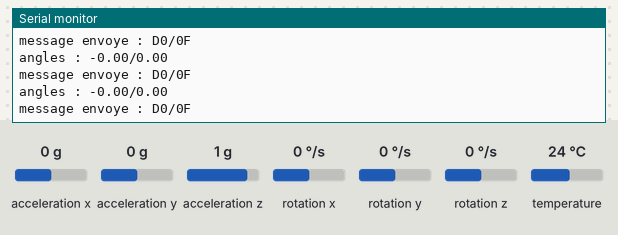
Simulated run of this sketch. Board: Arduino Leonardo, built with avr-gcc and run on an emulated ATmega32U4. Parts: the last lines printed to the serial monitor. The test bench sets the inputs (shaded band); at power-on: acceleration z 1 g, acceleration x 0 g, acceleration y 0 g, rotation x 0 °/s, rotation y 0 °/s, rotation z 0 °/s, temperature 24 °C.

Above: at 1.3 s.
1.4 s: acceleration z set to 0 g
At 1.92 s:
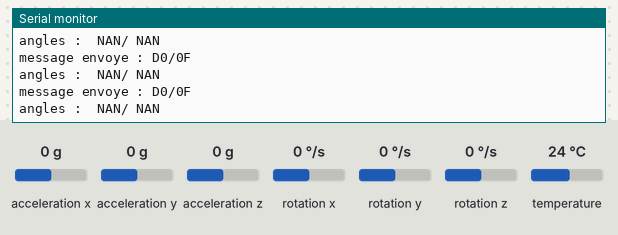
3.1 s: acceleration x set to -1.4 g
At 3.3 s:
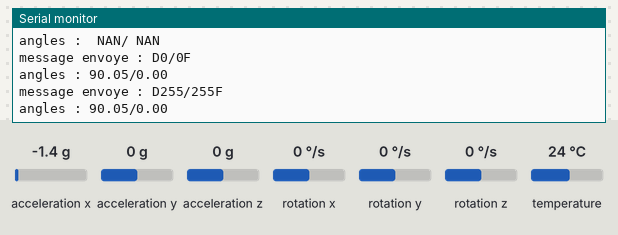
4.6 s: acceleration y set to -1.4 g
At 4.7 s:
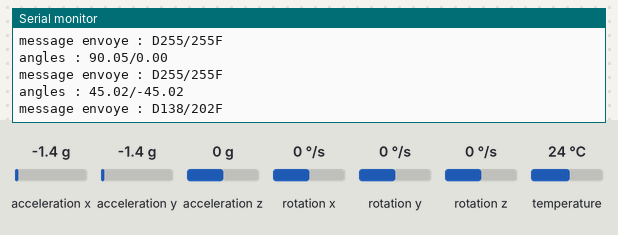
Timing chart, 0 to 7.6 s (numbered marks = the images above; inputs shaded):
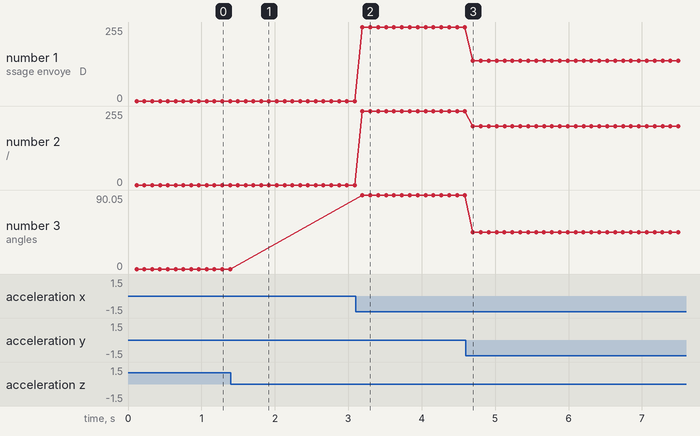

The sketch:

test_gant.ino
```cpp
// Basic demo for accelerometer readings from Adafruit MPU6050

// ESP32 Guide: https://RandomNerdTutorials.com/esp32-mpu-6050-accelerometer-gyroscope-arduino/
// ESP8266 Guide: https://RandomNerdTutorials.com/esp8266-nodemcu-mpu-6050-accelerometer-gyroscope-arduino/
// Arduino Guide: https://RandomNerdTutorials.com/arduino-mpu-6050-accelerometer-gyroscope/

#include <Adafruit_MPU6050.h>
#include <Adafruit_Sensor.h>
#include <Wire.h>
#include<SoftwareSerial.h>
#define RX 11
#define TX 10
SoftwareSerial BlueT(RX,TX);


Adafruit_MPU6050 mpu;
int Moteur1 = 0;
int Moteur2 = 0;

void setup(void) {
  Serial.begin(9600);
  BlueT.begin(38400);
  while (!Serial)
    delay(10); // will pause Zero, Leonardo, etc until serial console opens

  Serial.println("Adafruit MPU6050 test!");

  // Try to initialize!
  if (!mpu.begin()) {
    Serial.println("Failed to find MPU6050 chip");
    while (1) {
      delay(10);
    }
  }
  Serial.println("MPU6050 Found!");

  mpu.setAccelerometerRange(MPU6050_RANGE_8_G);
  Serial.print("Accelerometer range set to: ");
  switch (mpu.getAccelerometerRange()) {
  case MPU6050_RANGE_2_G:
    Serial.println("+-2G");
    break;
  case MPU6050_RANGE_4_G:
    Serial.println("+-4G");
    break;
  case MPU6050_RANGE_8_G:
    Serial.println("+-8G");
    break;
  case MPU6050_RANGE_16_G:
    Serial.println("+-16G");
    break;
  }
  mpu.setGyroRange(MPU6050_RANGE_500_DEG);
  Serial.print("Gyro range set to: ");
  switch (mpu.getGyroRange()) {
  case MPU6050_RANGE_250_DEG:
    Serial.println("+- 250 deg/s");
    break;
  case MPU6050_RANGE_500_DEG:
    Serial.println("+- 500 deg/s");
    break;
  case MPU6050_RANGE_1000_DEG:
    Serial.println("+- 1000 deg/s");
    break;
  case MPU6050_RANGE_2000_DEG:
    Serial.println("+- 2000 deg/s");
    break;
  }

  mpu.setFilterBandwidth(MPU6050_BAND_5_HZ);
  Serial.print("Filter bandwidth set to: ");
  switch (mpu.getFilterBandwidth()) {
  case MPU6050_BAND_260_HZ:
    Serial.println("260 Hz");
    break;
  case MPU6050_BAND_184_HZ:
    Serial.println("184 Hz");
    break;
  case MPU6050_BAND_94_HZ:
    Serial.println("94 Hz");
    break;
  case MPU6050_BAND_44_HZ:
    Serial.println("44 Hz");
    break;
  case MPU6050_BAND_21_HZ:
    Serial.println("21 Hz");
    break;
  case MPU6050_BAND_10_HZ:
    Serial.println("10 Hz");
    break;
  case MPU6050_BAND_5_HZ:
    Serial.println("5 Hz");
    break;
  }

  Serial.println("");
  delay(100);
}

void loop() {
  /* Get new sensor events with the readings */
  sensors_event_t a, g, temp;
  mpu.getEvent(&a, &g, &temp);

  float angle_x = -(atan((a.acceleration.x) / sqrt(pow((a.acceleration.y),2) + pow((a.acceleration.z),2))) * 180/3.14);
  float angle_y = (atan((a.acceleration.y) / sqrt(pow((a.acceleration.x),2) + pow((a.acceleration.z),2))) * 180/3.14);
  if (angle_x >=10){
    if (angle_y>=20) {
      Moteur1 = map(angle_x,10,70,128,255);
      Moteur2 = map(angle_x,10,70,128,255) - map(angle_y,20,70,0,127);
    }
    else if (angle_y<-20) {
      Moteur1 = map(angle_x,10,70,128,255) + map(angle_y,-70,-20,-127,0);
      Moteur2 = map(angle_x,10,70,128,255);
    }
    else {
      Moteur1 = map(angle_x,10,70,0,255);
      Moteur2 = map(angle_x,10,70,0,255);
    }
  }
  else if (angle_x<=-20){
    if (angle_y>=20) {
      Moteur1 = map(angle_x,-70,-20,-255,-128);
      Moteur2 = map(angle_x,-70,-20,-255,-128) + map(angle_y,20,70,0,255);
    }
    else if (angle_y<-20) {
      Moteur1 = map(angle_x,-70,-20,-255,-128) - map(angle_y,-70,-20,-255,0);
      Moteur2 = map(angle_x,-70,-20,-255,-128);
    }
    else {
      Moteur1 = map(angle_x,-70,-20,-128,0);
      Moteur2 = map(angle_x,-70,-20,-128,0);
    }
  }
  else if ((angle_x<=10) && (angle_x>=-20)){
    if (angle_y >= 20) {
      Moteur1 = map(angle_y,20,70,0,255);
      Moteur2 = 0;
    }
    else if (angle_y<-20) {
      Moteur1 = 0;
      Moteur2 = -map(angle_y,-70,-20,-255,0);
      }
    else {
      Moteur1 = 0;
      Moteur2 = 0;
    }
  }
  if (Moteur1>255){
    Moteur1 = 255;
  }
  if (Moteur2>255){
    Moteur2 = 255;
  }
  if (Moteur1<-128){
    Moteur1 = -128;
  }
  if (Moteur2<-128){
    Moteur2 = -128;
  }
  String info = "D" + String(Moteur1)+"/"+String(Moteur2) + "F";
  String c_angles = String(angle_x)+"/"+String(angle_y);
  Serial.println("angles : "+c_angles);
  Serial.println("message envoye : "+ info);
  BlueT.write(info.c_str(),info.length());
  delay(100);
}
```

Measured:
- after the input at 1.4 s, the serial monitor: prints a new line after 0.10 s (image 1)
- after the input at 3.1 s, the serial monitor: prints a new line after 0.09 s (image 2)
- after the input at 4.6 s, the serial monitor: prints a new line after 0.10 s (image 3)
- plotted number 1: 0 → 255 after the input at 3.1 s, 255 → 138 after the input at 4.6 s
- plotted number 2: 0 → 255 after the input at 3.1 s, 255 → 202 after the input at 4.6 s
- plotted number 3: 0 → 90.05 after the input at 3.1 s, 90.05 → 45.02 after the input at 4.6 s
